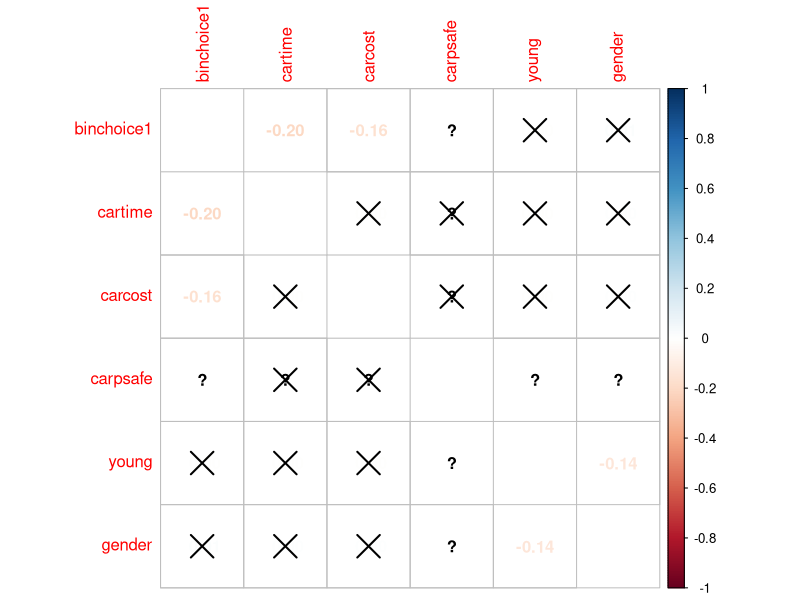

This chart was generated by the following R code: (Note: this script raises an error after producing the figure.)
# author: ptzouras

library(corrplot)
library(ggplot2)

data1<-read.csv2("datasets/choice_dataset_perceived_choices.csv", header=T,dec=".",sep=",")

corr<-function(df, x){ # plot correlation table funntion
  corel = df
  M = cor(corel)
  testRes=cor.mtest(corel, conf.level=x)
  corrplot(M, method = 'number', p.mat = testRes$p, sig.level = 1-x, diag=FALSE)} 

corr(subset(data1, select=c(binchoice1, cartime, carcost, carpsafe, young, gender)), 0.95)
corr(subset(data1, select=c(binchoice2, acttime, ebikecost, ebikepsafe, young, gender)), 0.95)
corr(subset(data1, select=c(binchoice3, acttime, escootcost, escootpsafe, young, gender)), 0.95)
